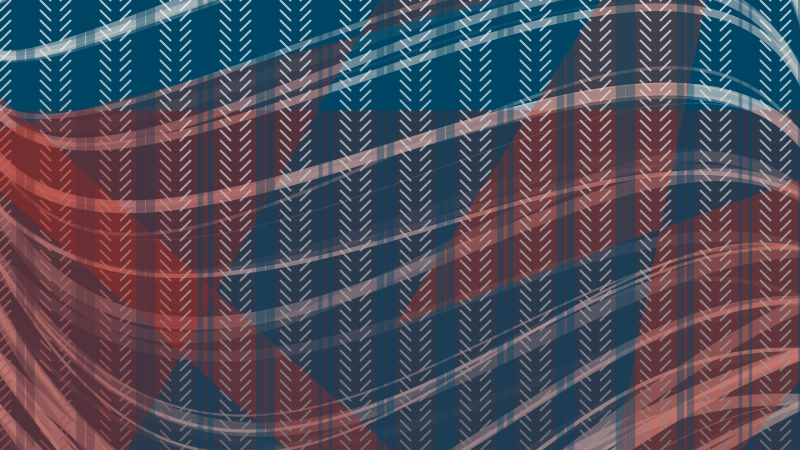
Frame 1 (no input)
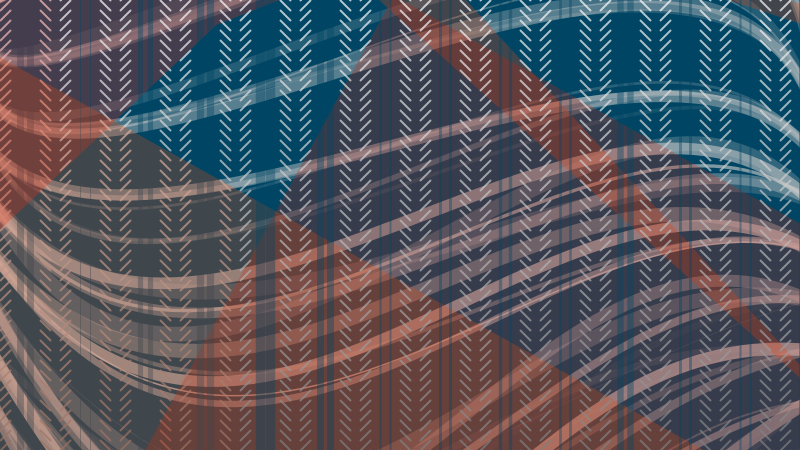
Frame 2 (the mouse pressed at the canvas centre, redrawn once)

The Processing sketch that drew these frames (run headless with seeded random() and noise(); the mouse was pressed at the canvas centre and the sketch redrawn once):

// Processing sketch: processing_24167
// ── processing_24167.pde

void setup(){
size(800,450);
smooth();
noLoop();
}

void draw(){
background(0,70,100);

for (int rep=0; rep<width; rep+=60)
{ 
  for (int i=0; i<=height+10; i+=10) {
    for (int j=0; j<=40; j+=10) {
      strokeWeight(2);
      stroke(round(255-i*255/height/2),180);
      if (j==0) {
        line(j+rep,i,j+rep+10,i-10);
      }
      else if (j==40) { 
        line(j+rep,i-10,j+rep+10,i);
      }
      if ((i%50)==0 && rep==0) { 
        strokeWeight(random(15));
        stroke(200,random(10,200)); 
        noFill();
        bezier(-10,i,i,i*random(2,3),width-i,i*random(2,3)-height,width+10,i);
      }
    }
  }

  strokeWeight(6+random(-5,5));
  stroke(0,70,100,100);
  line(rep+20,0,rep+20,height);
  line(rep+30,0,rep+30,height);
  fill(random(150,250),random(20,100),random(10,20),70);
  noStroke();
  if ((width/(rep+1))>3.5){
  quad(random(-width,round(width*2)),random(-height,round(height*2)),random(-width,round(width*2)),random(-height,round(height*2)),random(-width,round(width*2)),random(-height,round(height*2)),random(-width,round(width*2)),random(-height,round(height*2)));
  }
 noFill();
} 

}

void mousePressed(){
  redraw();
}         
                                
